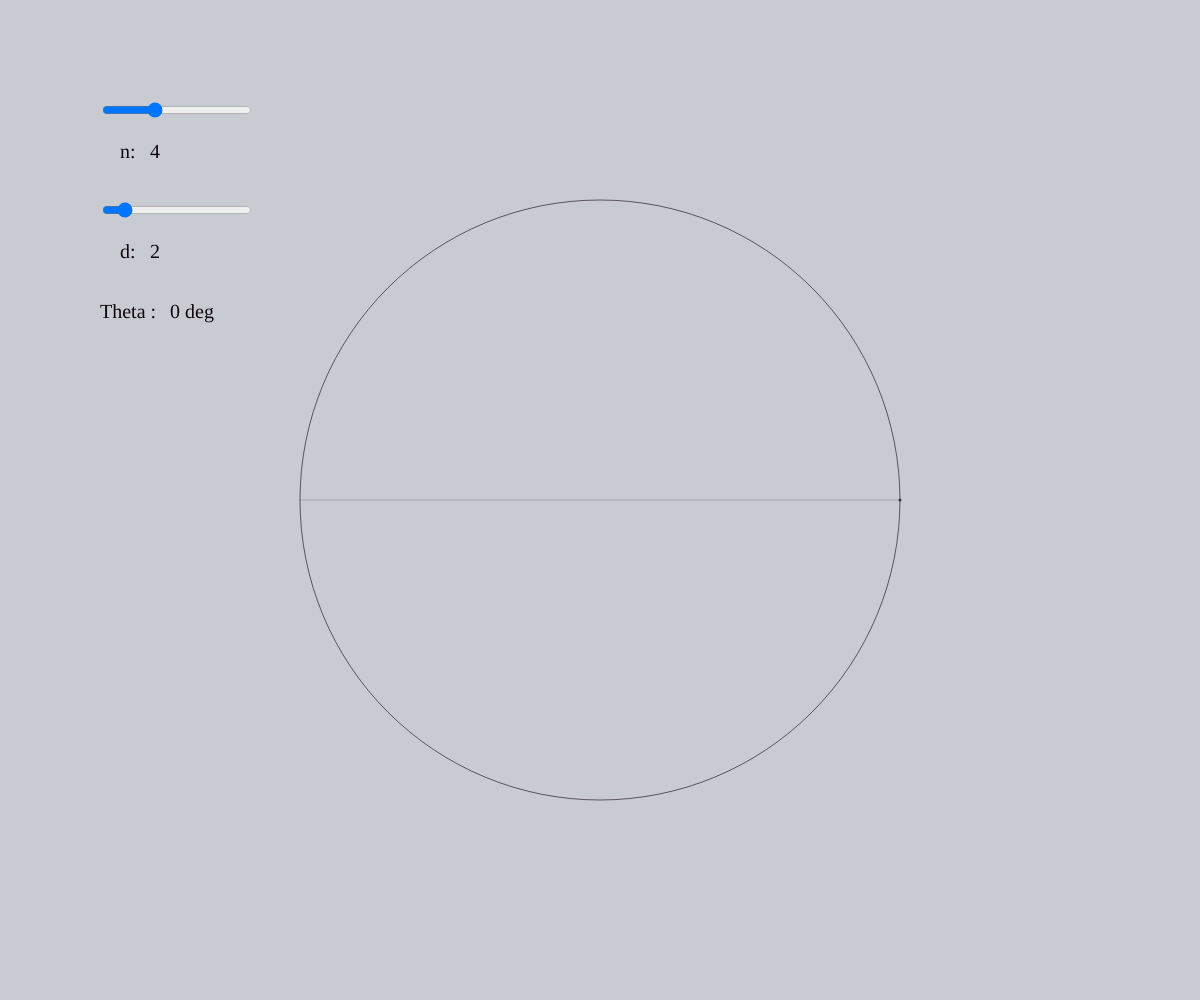
Frame 1 (no input)
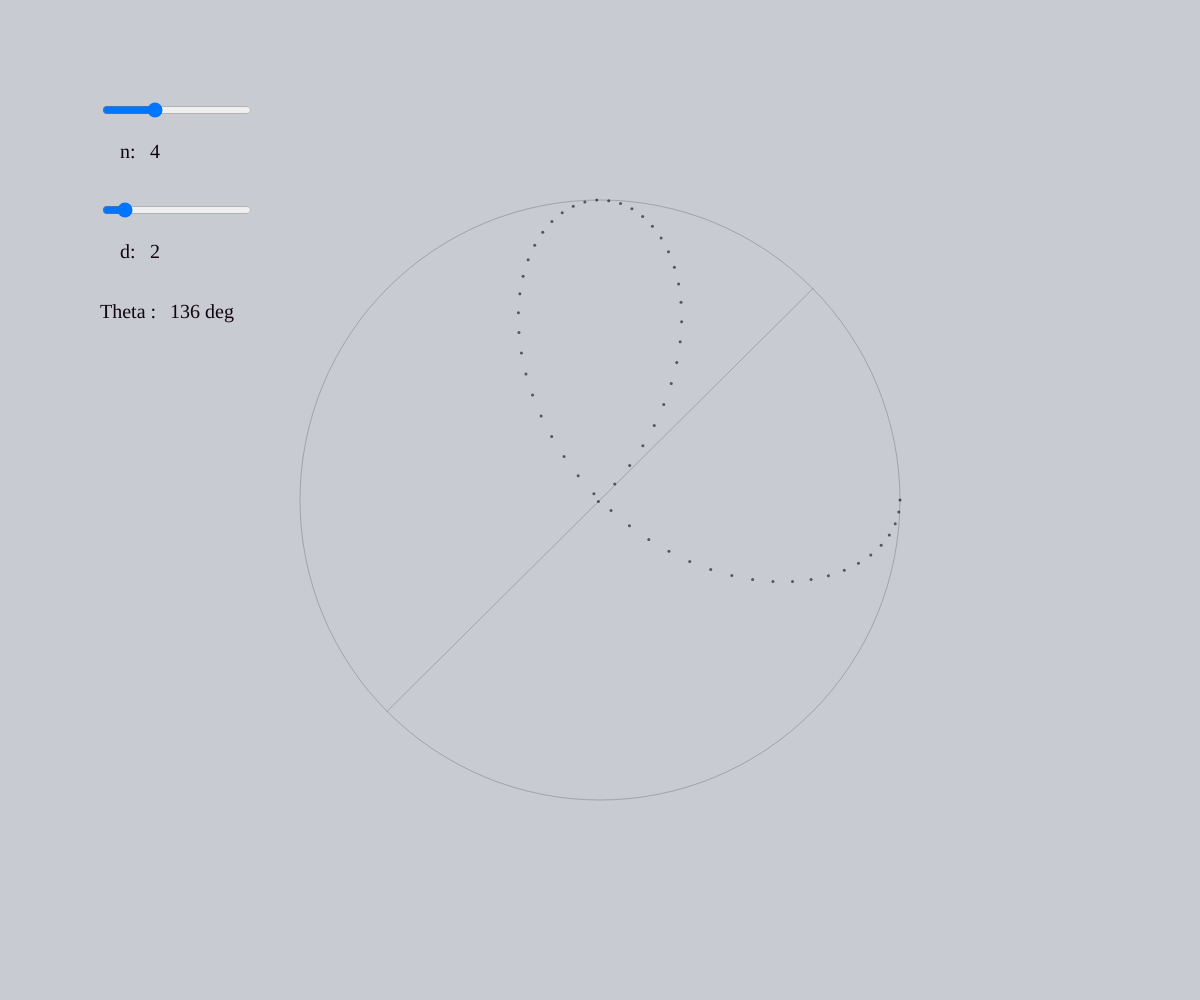
Frame 60 (no input)
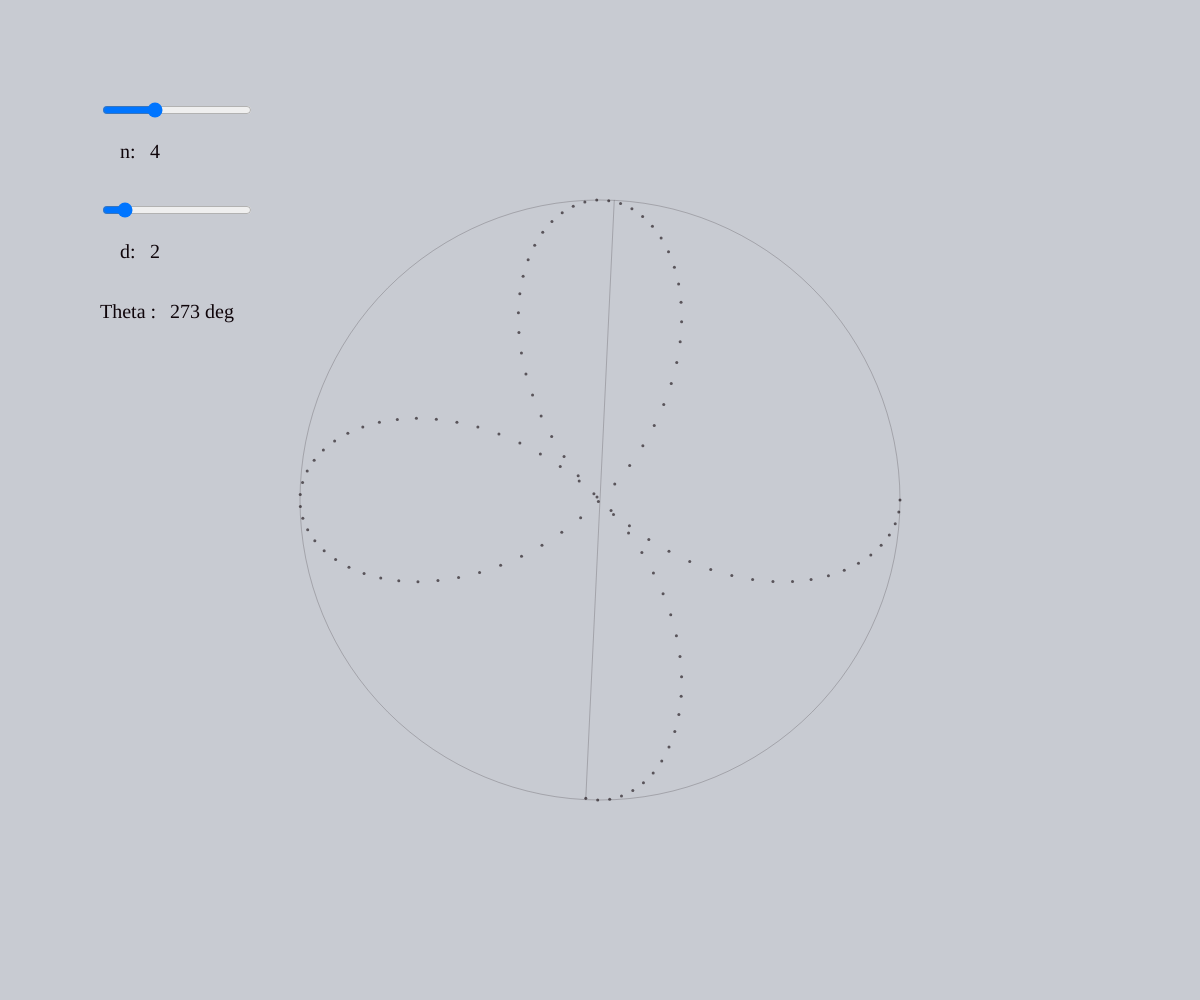
Frame 120 (the mouse pressed at the canvas centre since frame 60)

The p5.js sketch that drew these frames (run headless with seeded random() and noise() and a simulated clock; from frame 60 on, the mouse is pressed at the canvas centre):

// p5.js sketch
// ── sketch.js
'use strict';

var radius = 600;
var n = 2;
var d = 5;
var k = n / d;

var step = 0.04;

var pathPoints = void 0;
var pathAngles = void 0;
var pathDrawn = void 0;

var index = 0;
var rotation = 0.001;

var bgCol = [200, 203, 210];
var strokeCol = [15, 5, 10];
var strokeCol2 = [200, 35, 10];
var controlsOffset = 100;

var sliderN = void 0;
var sliderD = void 0;
var valLabelN = void 0;
var valLabelD = void 0;
var valLabelTheta = void 0;

function setup() {
	createCanvas(windowWidth, windowHeight);
	colorMode(RGB, 255, 255, 255, 1);
	smooth();

	initDOM();

	initDrawing();
}

function draw() {

	if (index === 0) {
		beginShape();
	}

	translate(width / 2, height / 2);

	// draw circleframe and all points shown so far,
	//  unless final shape is complete
	if (index < pathPoints.length) {
		background(bgCol);

		noFill();
		ellipse(0, 0, radius, radius);

		noStroke();
		fill.apply(undefined, strokeCol.concat([0.6]));
		pathDrawn.forEach(function (vector) {
			ellipse(vector.x, vector.y, 3, 3);
		});
	} else {
		background.apply(undefined, bgCol.concat([0.18]));
	}

	// grab new point from path
	var v = pathPoints[index];
	var theta = pathAngles[index];
	index++;

	if (!v) {
		// no more points => done
		rotate(rotation);
		var variable = Math.pow(rotation, 1.6);
		rotation += min(0.005, variable);
		strokeWeight(1);
		stroke(strokeCol2);
		noFill();
		endShape(CLOSE);
	} else {
		// draw next point
		ellipse(v.x, v.y, 3, 3);
		vertex(v.x, v.y); // add vertex for drawing the final shape
		pathDrawn.push(v); // remember this point as being shown already

		// draw visual aid line
		var x = cos(theta) * radius / 2;
		var y = sin(theta) * radius / 2;
		stroke.apply(undefined, strokeCol.concat([0.2]));
		strokeWeight(1);
		line(-x, -y, x, y);
		valLabelTheta.html(ceil(degrees(theta)) + ' deg');
	}
}

function buildPath() {
	pathPoints = [];
	pathAngles = [];
	for (var i = 0; i < TWO_PI * d; i += step) {
		var r = radius / 2 * cos(k * i);
		var x = r * cos(i);
		var y = r * sin(i);
		stroke(6);
		pathPoints.push(createVector(x, y));
		pathAngles.push(i);
	}
}

function initDOM() {

	var textColor = 'rgb(' + strokeCol.join(',') + ')';

	sliderN = createSlider(1, 10, 4, 1);
	sliderN.position(controlsOffset, 100);
	sliderN.size(150);
	sliderN.style('outline', 'none');
	sliderD = createSlider(1, 10, 2, 1);
	sliderD.position(controlsOffset, 200);
	sliderD.size(150);
	sliderD.style('outline', 'none');
	sliderN.changed(initDrawing);
	sliderD.changed(initDrawing);
	sliderN.input(function (ev) {
		return valLabelN.html(ev.target.value);
	});
	sliderD.input(function (ev) {
		return valLabelD.html(ev.target.value);
	});

	var labelN = createSpan('n: ');
	valLabelN = createSpan();
	var labelD = createSpan('d: ');
	valLabelD = createSpan();

	labelN.position(controlsOffset + 20, 140);
	valLabelN.position(controlsOffset + 50, 140);
	labelN.style('font-size', '20px');
	valLabelN.style('font-size', '20px');
	labelN.style('color', textColor);
	valLabelN.style('color', textColor);
	labelD.position(controlsOffset + 20, 240);
	valLabelD.position(controlsOffset + 50, 240);
	labelD.style('font-size', '20px');
	valLabelD.style('font-size', '20px');
	labelD.style('color', textColor);
	valLabelD.style('color', textColor);

	var thetaLabel = createSpan('Theta : ');
	thetaLabel.position(controlsOffset, 300);
	thetaLabel.style('color', textColor);
	thetaLabel.style('font-size', '20px');
	valLabelTheta = createSpan();
	valLabelTheta.position(controlsOffset + 70, 300);
	valLabelTheta.style('color', textColor);
	valLabelTheta.style('font-size', '20px');
}

function initDrawing() {
	valLabelN.html(sliderN.value());
	valLabelD.html(sliderD.value());
	n = sliderN.value();
	d = sliderD.value();
	k = n / d;
	index = 0;
	buildPath();
	background(bgCol);
	resetMatrix();
	translate(width / 2, height / 2);
	stroke(strokeCol.concat(0.6));
	noFill();
	pathDrawn = [];
}

function windowResized() {
	createCanvas(windowWidth, windowHeight);
	initDrawing();
}
